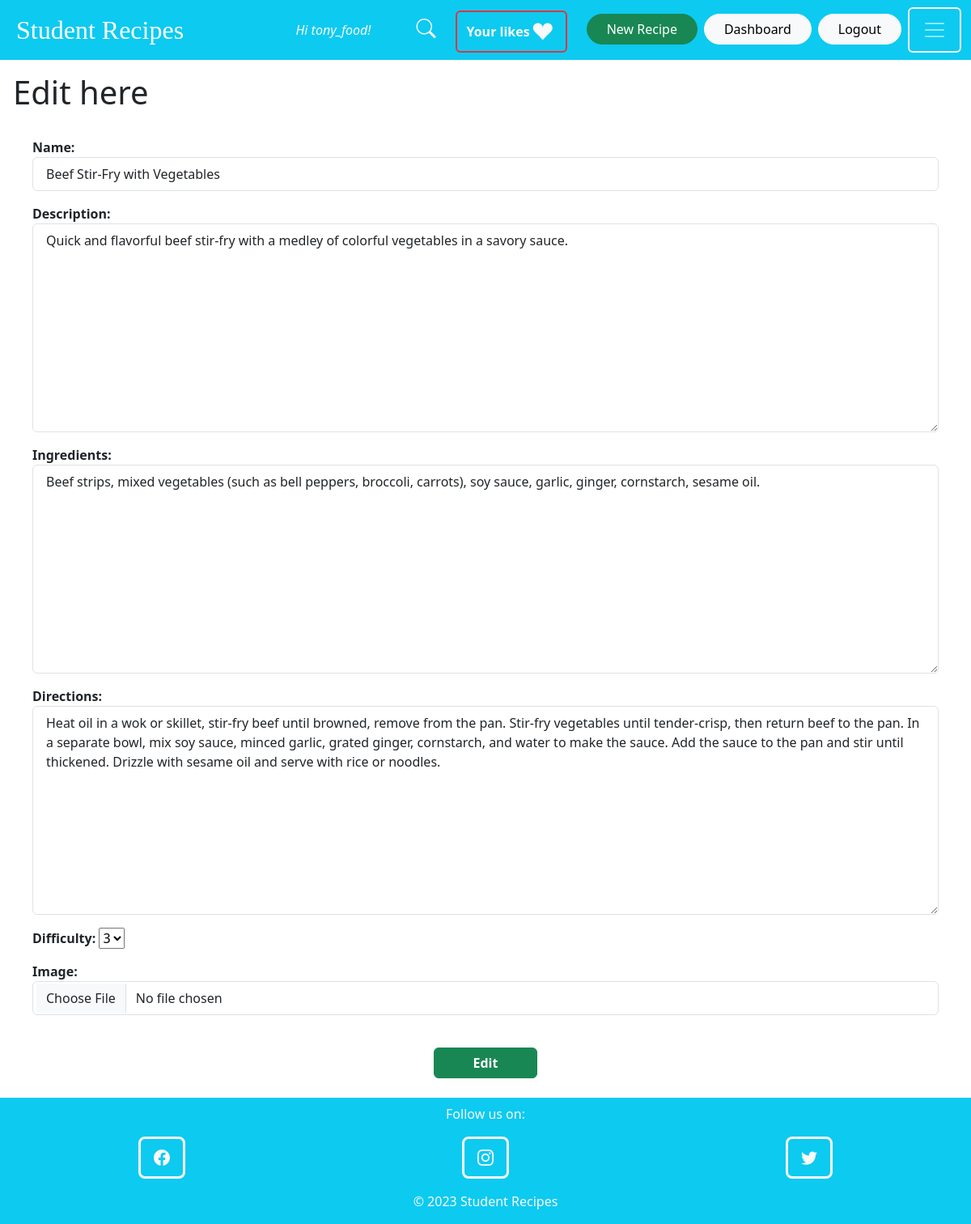
The app's page /recipes/20/edit/ (signed in) with its own data.
### recipe/models.py (models this page shows, shortened)
class Recipe(models.Model):
    name = models.CharField(max_length=100)
    description = models.TextField()
    ingredients = models.TextField()
    directions = models.TextField()
    category = models.ForeignKey(Category, on_delete=models.CASCADE)
    image = models.ImageField(upload_to='recipe_images', blank=True)
    created_by = models.ForeignKey(User, related_name='items', on_delete=models.CASCADE)
    n_of_likes = models.IntegerField(default=0)
    difficulty = models.IntegerField(default=1)

### recipe/views.py (the view)
# urls.py: path('<int:pk>/edit/', views.editRecipe, name='editRecipe'),
@login_required
def editRecipe(request, pk):
    recipe = get_object_or_404(Recipe, pk=pk, created_by=request.user)
    if request.method == 'POST':
        form = editRecipeForm(request.POST, request.FILES, instance=recipe)
        if form.is_valid():
            recipe.save()
            return redirect('recipe:detail', pk=recipe.pk)
    else:
            form = editRecipeForm(instance=recipe)
    return render(request, 'recipe/editRecipe.html', {
        'form': form
    })

### recipe/forms.py
class editRecipeForm(forms.ModelForm):
    difficulty = forms.ChoiceField(choices=[(i, str(i)) for i in range(1, 6)])
    class Meta:
        model = Recipe
        fields = ('name', 'description', 'ingredients', 'directions', 'difficulty', 'image')
        widgets = {
            'name': forms.TextInput(attrs={
                'placeholder': 'es. Pizza Margherita',
                'class': INPUT_CLASS,
            }),
            'description': forms.Textarea(attrs={
                'placeholder': 'es. Best pizza ever',
                'class': INPUT_CLASS,
            }),
            'ingredients': forms.Textarea(attrs={
                'placeholder': 'es. 1 cup of flour, 1 cup of water, 1 cup of salt',
                'class': INPUT_CLASS,
            }),
            'directions': forms.Textarea(attrs={
                'placeholder': 'es. 1. Mix the flour, water and salt in a bowl. 2. Bake for 30 minutes',
                'class': INPUT_CLASS,
            }),
            'image': forms.FileInput(attrs={
                'class': INPUT_CLASS,
            })
        }

### recipe/templates/recipe/editRecipe.html (shortened to what this page needs)
{% extends 'core/base.html' %}
{% block content %}
    <div class="px-3">
   <h1 class="pt-3">Edit {{ recipe.name }} here</h1>
   <form method="POST" action="." enctype="multipart/form-data">
       <div class="p-4 fw-bold">
           {{ form.as_p }}
       </div>
    <div class="text-center">
        <button type="submit" class="btn btn-success px-3 text-center px-5 fw-bold">Edit</button>
    </div>
   </form>
    </div>
{% endblock %}

### core/templates/core/base.html (shortened to what this page needs)
<!DOCTYPE html>
<html lang="en">
<head>
    <link rel="stylesheet" href="https://cdn.jsdelivr.net/npm/bootstrap-icons@1.10.5/font/bootstrap-icons.css">
    <link href="https://cdn.jsdelivr.net/npm/bootstrap@5.3.0-alpha3/dist/css/bootstrap.min.css" rel="stylesheet">
</head>
<body>
<div class="base_navbar">
    <nav class="navbar navbar-dark bg-info">
        <div class="container-fluid">
            <a class="navbar-brand px-2" style="font-family: 'Lao MN'; font-size: 2rem" href="{% url 'core:homePage' %}">Student Recipes</a>
            <div class="items-navbar" style="display:flex; flex-direction: row">
            {% if request.user.is_authenticated %}
                <i class="px-5 py-3 text-light">Hi {{ request.user.username }}!</i>
            {% endif %}
            <a href="{% url 'recipe:searchRecipe' %}" class="search-btn py-2 px-2">
                        <i class="bi bi-search text-light" style="font-size: 1.5rem"></i>
            </a>
            {% if request.user.is_authenticated %}
                <div class="buttons_logged" style="display: flex; flex-direction: row">
                    <a href="{% url 'recipe:likedRecipes' %}" class="fav-btn px-3 pt-1" style="text-decoration: none">
                        <button type="button" href="#" class="btn btn-outline-danger border-2 text-light text-center">
                           <div class="d-flex align-items-center justify-content-center">
                               <b>Your likes</b> <i class="bi bi-suit-heart-fill text-light px-1" style="font-size: 1.5rem"></i>
                            </div>
                        </button>
                    </a>
                    <a href="{% url 'recipe:addRecipe' %}" class="new-recipe-btn px-2 py-2">
                        <button type="button" href="{% url 'recipe:addRecipe' %}" class="btn btn-success rounded-5 px-4">New Recipe</button>
                    </a>
                    <a href="{% url 'dashboard:dashboardPage' %}" class="profile-btn py-2" style="text-decoration: none">
                        <button type="button" class="btn btn-light rounded-5 px-4">Dashboard</button>
                    </a>
                    <form action="{% url 'core:logout' %}" method="post" class="px-2 py-2">
                        <button type="submit" class="btn btn-light rounded-5 px-4">Logout</button>
                    </form>
                </div>
            {% endif %}
                    <button class="navbar-toggler px-3 border-2 border-light" type="button" data-bs-toggle="collapse" data-bs-target="#navbarNavAltMarkup"
                            aria-controls="navbarNavAltMarkup" aria-expanded="false" aria-label="navigation switch">
                        <span class="navbar-toggler-icon border-light "></span>
                    </button>
                </div>
            </div>
        </div>
    {% block content %}
    {% endblock %}
<footer class="pt-4">
    <div class="container-fluid bg-info">
        <div class="row text-center" >
            <p class="text-light pt-2">Follow us on:</p>
            <div class="col-4"> <a href="https://www.facebook.com/"><i class="bi bi-facebook btn btn-outline-light btn-lg border-3"></i></a></div>
            <div class="col-4"><a href="https://www.instagram.com/"><i class="bi bi-instagram btn btn-outline-light btn-lg border-3"></i></a></div>
            <div class="col-4"><a href="https://www.twitter.com/"><i class="bi bi-twitter btn btn-outline-light btn-lg border-3"></i></a></div>
        </div>
        <div class="row">
            <div class="col-12 text-center pt-3">
                <p class="text-light">© 2023 Student Recipes</p>
            </div>
        </div>
    </div>
</footer>
</body>
</html>

### records on screen
Recipe: name "Beef Stir-Fry with Vegetables", description "Quick and flavorful beef stir-fry with a medley of colorful vegetables in a savory sauce.", ingredients "Beef strips, mixed vegetables (such as bell peppers, broccoli, carrots), soy sauce, garlic, ginger, cornstarch, sesame oil.", directions "Heat oil in a wok or skillet, stir-fry beef until browned, remove from the pan. Stir-fry vegetables until tender-crisp, then return beef to the pan. In a separate bowl, mix soy sauce, minced garlic, grated ginger, cornstarch, and water to make the sauce. Add the sauce to the pan and stir until thickened. Drizzle with sesame oil and serve with rice or noodles.", difficulty "3"

### other values on screen
{{ request.user.username }} "tony_food"
